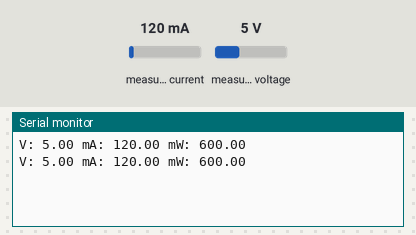
Bench run of a sketch on a simulated Raspberry Pi Pico. On the bench: the last lines printed to the serial monitor. The inputs (shaded band) are chosen by the test bench; at power-on: measured current 120 mA, measured voltage 5 V.

Above: at 1.3 s.
1.4 s: measured current set to 40 mA
At 1.9 s:
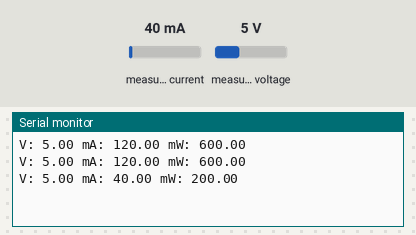
2.9 s: measured voltage set to 0.3 V
At 3.31 s:
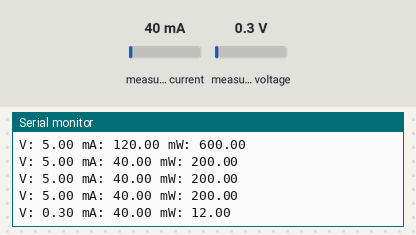
4.4 s: measured current set to 500 mA
At 4.81 s:
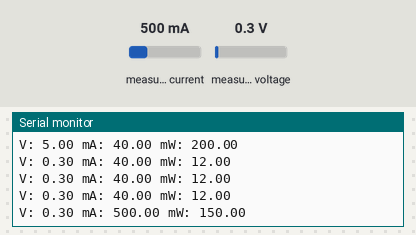
Timing chart, 0 to 7.4 s (numbered marks = the images above; inputs shaded):
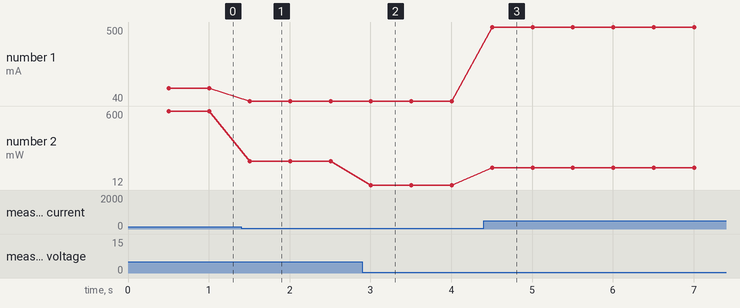

The sketch:

ina219_power_monitor.ino
```cpp
// snippet: ina219_power_monitor
// tags: current, voltage, power, ina219, adafruit, i2c, monitor, battery
// boards: avr, esp32, megaavr, nano33iot, romi32u4, rp2040
// library: Adafruit INA219
// description: Measure bus voltage, current, and power with Adafruit INA219 breakout
// prompts: INA219 power monitor, measure current voltage power, battery current sensor I2C, power consumption watt meter
// exact-include: Wire.h, Adafruit_INA219.h

#include <Wire.h>
#include <Adafruit_INA219.h>

Adafruit_INA219 ina219;
unsigned long prevMs = 0;

void setup() {
  Serial.begin(9600);
  while (!Serial && millis() < 3000);
  if (!ina219.begin()) {
    Serial.println("INA219 not found");
    while (1);
  }
}

void loop() {
  unsigned long now = millis();
  if (now - prevMs < 500) return;
  prevMs = now;

  float busV    = ina219.getBusVoltage_V();
  float current = ina219.getCurrent_mA();
  float power   = ina219.getPower_mW();
  Serial.print("V: "); Serial.print(busV);
  Serial.print(" mA: "); Serial.print(current);
  Serial.print(" mW: "); Serial.println(power);
}
```

Measured:
- after the input at 1.4 s, the serial monitor: prints a new line after 0.11 s (image 1)
- after the input at 2.9 s, the serial monitor: prints a new line after 0.11 s (image 2)
- after the input at 4.4 s, the serial monitor: prints a new line after 0.11 s (image 3)
- plotted number 1: 120 → 40 after the input at 1.4 s, 40 → 500 after the input at 4.4 s
- plotted number 2: 600 → 200 after the input at 1.4 s, 200 → 12 after the input at 2.9 s, 12 → 150 after the input at 4.4 s
